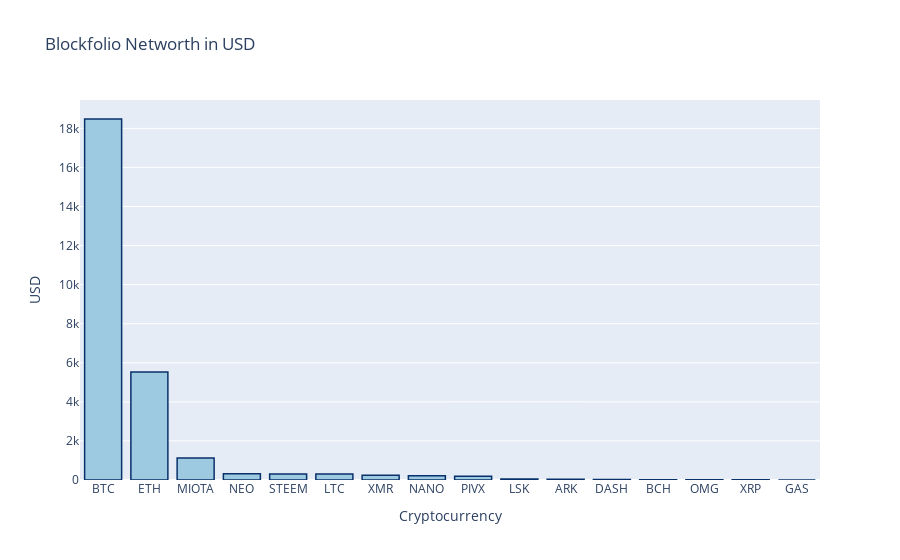

Write notebook code for a chart like this one.
### Markdown cell above
#### Net Worth

Let's plot the worth of each asset in descending order:

### Code cell
marker = dict(color='rgb(158,202,225)',
              line=dict(color='rgb(8,48,107)', width=1.5))

layout = go.Layout(title='Blockfolio Networth in USD',
                   xaxis=dict(title='Cryptocurrency'),
                   yaxis=dict(title='USD'))
              
value_chart=go.Bar(x=merged_data.symbol, y=merged_data.value_usd, marker=marker)

fig = go.Figure(data=[value_chart], layout=layout)
py.iplot(fig)

### Figure 1 — Plotly figure (JSON) as saved in the notebook; plotly's stock layout.template omitted (floating-point values rounded to 4 significant figures)
{"data": [{"marker": {"color": "rgb(158,202,225)", "line": {"color": "rgb(8,48,107)", "width": 1.5}}, "type": "bar", "x": ["BTC", "ETH", "MIOTA", "NEO", "STEEM", "LTC", "XMR", "NANO", "PIVX", "LSK", "ARK", "DASH", "BCH", "OMG", "XRP", "GAS"], "y": [18480.0, 5524.0, 1130.0, 316.9, 313.1, 307.9, 240.9, 220.9, 197.1, 49.46, 37.88, 23.39, 7.351, 6.584, 6.48, 0.1243]}], "layout": {"title": {"text": "Blockfolio Networth in USD"}, "xaxis": {"title": {"text": "Cryptocurrency"}}, "yaxis": {"title": {"text": "USD"}}}}
